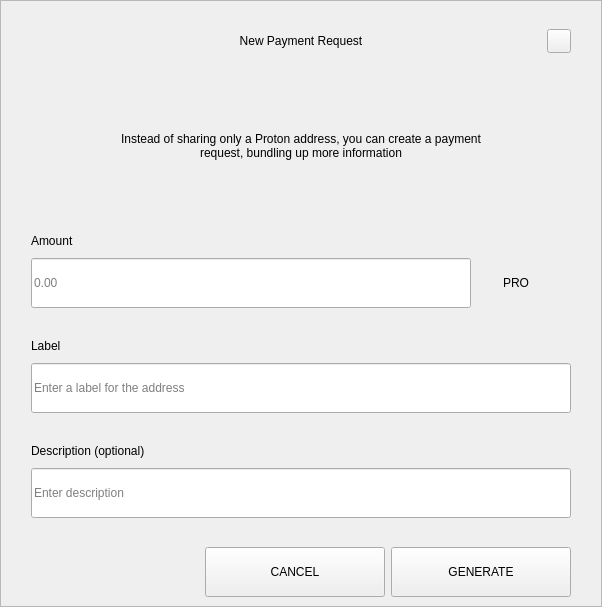
<?xml version="1.0" encoding="UTF-8"?>
<ui version="4.0">
 <class>RequestDialog</class>
 <widget class="QDialog" name="RequestDialog">
  <property name="geometry">
   <rect>
    <x>0</x>
    <y>0</y>
    <width>602</width>
    <height>607</height>
   </rect>
  </property>
  <property name="windowTitle">
   <string>Dialog</string>
  </property>
  <layout class="QVBoxLayout" name="verticalLayout_5">
   <property name="spacing">
    <number>0</number>
   </property>
   <property name="leftMargin">
    <number>0</number>
   </property>
   <property name="topMargin">
    <number>0</number>
   </property>
   <property name="rightMargin">
    <number>0</number>
   </property>
   <property name="bottomMargin">
    <number>0</number>
   </property>
   <item>
    <widget class="QFrame" name="frame">
     <property name="styleSheet">
      <string notr="true"/>
     </property>
     <property name="frameShape">
      <enum>QFrame::StyledPanel</enum>
     </property>
     <property name="frameShadow">
      <enum>QFrame::Raised</enum>
     </property>
     <layout class="QVBoxLayout" name="verticalLayout_4" stretch="1,0,0">
      <property name="spacing">
       <number>0</number>
      </property>
      <property name="leftMargin">
       <number>30</number>
      </property>
      <property name="topMargin">
       <number>20</number>
      </property>
      <property name="rightMargin">
       <number>30</number>
      </property>
      <property name="bottomMargin">
       <number>0</number>
      </property>
      <item>
       <layout class="QHBoxLayout" name="horizontalLayout_3">
        <property name="spacing">
         <number>0</number>
        </property>
        <item>
         <spacer name="horizontalSpacer_21">
          <property name="orientation">
           <enum>Qt::Horizontal</enum>
          </property>
          <property name="sizeHint" stdset="0">
           <size>
            <width>40</width>
            <height>20</height>
           </size>
          </property>
         </spacer>
        </item>
        <item>
         <widget class="QLabel" name="labelTitle">
          <property name="minimumSize">
           <size>
            <width>0</width>
            <height>40</height>
           </size>
          </property>
          <property name="maximumSize">
           <size>
            <width>16777215</width>
            <height>40</height>
           </size>
          </property>
          <property name="styleSheet">
           <string notr="true">padding-left:24px;</string>
          </property>
          <property name="text">
           <string>New Payment Request</string>
          </property>
          <property name="alignment">
           <set>Qt::AlignCenter</set>
          </property>
          <property name="margin">
           <number>7</number>
          </property>
         </widget>
        </item>
        <item>
         <spacer name="horizontalSpacer">
          <property name="orientation">
           <enum>Qt::Horizontal</enum>
          </property>
          <property name="sizeHint" stdset="0">
           <size>
            <width>40</width>
            <height>20</height>
           </size>
          </property>
         </spacer>
        </item>
        <item>
         <widget class="QPushButton" name="btnEsc">
          <property name="minimumSize">
           <size>
            <width>24</width>
            <height>24</height>
           </size>
          </property>
          <property name="maximumSize">
           <size>
            <width>24</width>
            <height>24</height>
           </size>
          </property>
          <property name="focusPolicy">
           <enum>Qt::NoFocus</enum>
          </property>
          <property name="text">
           <string/>
          </property>
         </widget>
        </item>
       </layout>
      </item>
      <item>
       <widget class="QStackedWidget" name="stack">
        <property name="minimumSize">
         <size>
          <width>540</width>
          <height>0</height>
         </size>
        </property>
        <property name="maximumSize">
         <size>
          <width>540</width>
          <height>16777215</height>
         </size>
        </property>
        <property name="currentIndex">
         <number>0</number>
        </property>
        <widget class="QWidget" name="page_1">
         <property name="minimumSize">
          <size>
           <width>540</width>
           <height>0</height>
          </size>
         </property>
         <property name="maximumSize">
          <size>
           <width>540</width>
           <height>16777215</height>
          </size>
         </property>
         <layout class="QVBoxLayout" name="layout1">
          <property name="spacing">
           <number>0</number>
          </property>
          <property name="leftMargin">
           <number>0</number>
          </property>
          <property name="topMargin">
           <number>0</number>
          </property>
          <property name="rightMargin">
           <number>0</number>
          </property>
          <property name="bottomMargin">
           <number>0</number>
          </property>
          <item>
           <spacer name="verticalSpacer_21">
            <property name="orientation">
             <enum>Qt::Vertical</enum>
            </property>
            <property name="sizeType">
             <enum>QSizePolicy::Fixed</enum>
            </property>
            <property name="sizeHint" stdset="0">
             <size>
              <width>20</width>
              <height>30</height>
             </size>
            </property>
           </spacer>
          </item>
          <item alignment="Qt::AlignHCenter">
           <widget class="QLabel" name="labelMessage">
            <property name="minimumSize">
             <size>
              <width>400</width>
              <height>50</height>
             </size>
            </property>
            <property name="text">
             <string>Instead of sharing only a Proton address, you can create a payment request, bundling up more information</string>
            </property>
            <property name="alignment">
             <set>Qt::AlignCenter</set>
            </property>
            <property name="wordWrap">
             <bool>true</bool>
            </property>
           </widget>
          </item>
          <item alignment="Qt::AlignBottom">
           <widget class="QWidget" name="containerAmount" native="true">
            <layout class="QVBoxLayout" name="verticalLayout">
             <property name="spacing">
              <number>9</number>
             </property>
             <property name="leftMargin">
              <number>0</number>
             </property>
             <property name="topMargin">
              <number>0</number>
             </property>
             <property name="rightMargin">
              <number>0</number>
             </property>
             <property name="bottomMargin">
              <number>0</number>
             </property>
             <item>
              <widget class="QLabel" name="labelSubtitleAmount">
               <property name="minimumSize">
                <size>
                 <width>350</width>
                 <height>16</height>
                </size>
               </property>
               <property name="maximumSize">
                <size>
                 <width>16777215</width>
                 <height>16</height>
                </size>
               </property>
               <property name="text">
                <string>Amount</string>
               </property>
              </widget>
             </item>
             <item alignment="Qt::AlignTop">
              <widget class="QWidget" name="layoutAmount" native="true">
               <layout class="QHBoxLayout" name="horizontalLayout" stretch="2,0">
                <property name="spacing">
                 <number>0</number>
                </property>
                <property name="leftMargin">
                 <number>0</number>
                </property>
                <property name="topMargin">
                 <number>0</number>
                </property>
                <property name="rightMargin">
                 <number>0</number>
                </property>
                <property name="bottomMargin">
                 <number>0</number>
                </property>
                <item>
                 <widget class="QLineEdit" name="lineEditAmount">
                  <property name="minimumSize">
                   <size>
                    <width>0</width>
                    <height>50</height>
                   </size>
                  </property>
                  <property name="maximumSize">
                   <size>
                    <width>16777215</width>
                    <height>50</height>
                   </size>
                  </property>
                  <property name="placeholderText">
                   <string notr="true">0.00</string>
                  </property>
                 </widget>
                </item>
                <item>
                 <widget class="QWidget" name="comboContainer" native="true">
                  <property name="minimumSize">
                   <size>
                    <width>100</width>
                    <height>50</height>
                   </size>
                  </property>
                  <property name="maximumSize">
                   <size>
                    <width>16777215</width>
                    <height>50</height>
                   </size>
                  </property>
                  <layout class="QHBoxLayout" name="horizontalLayout_31">
                   <property name="spacing">
                    <number>0</number>
                   </property>
                   <property name="leftMargin">
                    <number>0</number>
                   </property>
                   <property name="topMargin">
                    <number>0</number>
                   </property>
                   <property name="rightMargin">
                    <number>10</number>
                   </property>
                   <property name="bottomMargin">
                    <number>0</number>
                   </property>
                   <item>
                    <widget class="QLabel" name="comboBoxCoin">
                     <property name="text">
                      <string>PRO</string>
                     </property>
                     <property name="alignment">
                      <set>Qt::AlignCenter</set>
                     </property>
                    </widget>
                   </item>
                  </layout>
                 </widget>
                </item>
               </layout>
              </widget>
             </item>
            </layout>
           </widget>
          </item>
          <item>
           <spacer name="verticalSpacer_31">
            <property name="orientation">
             <enum>Qt::Vertical</enum>
            </property>
            <property name="sizeType">
             <enum>QSizePolicy::Fixed</enum>
            </property>
            <property name="sizeHint" stdset="0">
             <size>
              <width>20</width>
              <height>30</height>
             </size>
            </property>
           </spacer>
          </item>
          <item>
           <layout class="QVBoxLayout" name="verticalLayoutLabel">
            <property name="spacing">
             <number>9</number>
            </property>
            <item>
             <widget class="QLabel" name="labelSubtitleLabel">
              <property name="minimumSize">
               <size>
                <width>0</width>
                <height>16</height>
               </size>
              </property>
              <property name="maximumSize">
               <size>
                <width>16777215</width>
                <height>16</height>
               </size>
              </property>
              <property name="text">
               <string>Label</string>
              </property>
             </widget>
            </item>
            <item>
             <widget class="QLineEdit" name="lineEditLabel">
              <property name="minimumSize">
               <size>
                <width>0</width>
                <height>50</height>
               </size>
              </property>
              <property name="maximumSize">
               <size>
                <width>16777215</width>
                <height>50</height>
               </size>
              </property>
              <property name="placeholderText">
               <string>Enter a label for the address</string>
              </property>
             </widget>
            </item>
           </layout>
          </item>
          <item>
           <spacer name="verticalSpacer_34">
            <property name="orientation">
             <enum>Qt::Vertical</enum>
            </property>
            <property name="sizeType">
             <enum>QSizePolicy::Fixed</enum>
            </property>
            <property name="sizeHint" stdset="0">
             <size>
              <width>20</width>
              <height>30</height>
             </size>
            </property>
           </spacer>
          </item>
          <item>
           <layout class="QVBoxLayout" name="verticalLayoutDescription">
            <property name="spacing">
             <number>9</number>
            </property>
            <item>
             <widget class="QLabel" name="labelSubtitleDescription">
              <property name="minimumSize">
               <size>
                <width>0</width>
                <height>16</height>
               </size>
              </property>
              <property name="maximumSize">
               <size>
                <width>16777215</width>
                <height>16</height>
               </size>
              </property>
              <property name="text">
               <string>Description (optional)</string>
              </property>
             </widget>
            </item>
            <item>
             <widget class="QLineEdit" name="lineEditDescription">
              <property name="minimumSize">
               <size>
                <width>0</width>
                <height>50</height>
               </size>
              </property>
              <property name="maximumSize">
               <size>
                <width>16777215</width>
                <height>50</height>
               </size>
              </property>
              <property name="placeholderText">
               <string>Enter description</string>
              </property>
             </widget>
            </item>
            <item>
             <spacer name="verticalSpacer_4">
              <property name="orientation">
               <enum>Qt::Vertical</enum>
              </property>
              <property name="sizeType">
               <enum>QSizePolicy::Fixed</enum>
              </property>
              <property name="sizeHint" stdset="0">
               <size>
                <width>20</width>
                <height>20</height>
               </size>
              </property>
             </spacer>
            </item>
           </layout>
          </item>
         </layout>
        </widget>
        <widget class="QWidget" name="page_2">
         <layout class="QVBoxLayout" name="layout2">
          <item>
           <spacer name="verticalSpacer_5">
            <property name="orientation">
             <enum>Qt::Vertical</enum>
            </property>
            <property name="sizeType">
             <enum>QSizePolicy::Fixed</enum>
            </property>
            <property name="sizeHint" stdset="0">
             <size>
              <width>20</width>
              <height>50</height>
             </size>
            </property>
           </spacer>
          </item>
          <item alignment="Qt::AlignHCenter">
           <widget class="QLabel" name="labelQrImg">
            <property name="minimumSize">
             <size>
              <width>260</width>
              <height>260</height>
             </size>
            </property>
            <property name="maximumSize">
             <size>
              <width>260</width>
              <height>260</height>
             </size>
            </property>
            <property name="text">
             <string/>
            </property>
            <property name="alignment">
             <set>Qt::AlignCenter</set>
            </property>
           </widget>
          </item>
          <item>
           <spacer name="verticalSpacer_2">
            <property name="orientation">
             <enum>Qt::Vertical</enum>
            </property>
            <property name="sizeType">
             <enum>QSizePolicy::Fixed</enum>
            </property>
            <property name="sizeHint" stdset="0">
             <size>
              <width>20</width>
              <height>30</height>
             </size>
            </property>
           </spacer>
          </item>
          <item alignment="Qt::AlignHCenter">
           <widget class="QLabel" name="labelAddress">
            <property name="text">
             <string>E6AM1y7SLtiezrV72hjcRJtcfik5krteEc </string>
            </property>
           </widget>
          </item>
          <item>
           <spacer name="verticalSpacer_32">
            <property name="orientation">
             <enum>Qt::Vertical</enum>
            </property>
            <property name="sizeType">
             <enum>QSizePolicy::Expanding</enum>
            </property>
            <property name="sizeHint" stdset="0">
             <size>
              <width>20</width>
              <height>20</height>
             </size>
            </property>
           </spacer>
          </item>
          <item>
           <layout class="QHBoxLayout" name="horizontal">
            <property name="leftMargin">
             <number>20</number>
            </property>
            <property name="rightMargin">
             <number>20</number>
            </property>
            <property name="bottomMargin">
             <number>20</number>
            </property>
            <item>
             <spacer name="horizontalSpacer_4">
              <property name="orientation">
               <enum>Qt::Horizontal</enum>
              </property>
              <property name="sizeHint" stdset="0">
               <size>
                <width>40</width>
                <height>20</height>
               </size>
              </property>
             </spacer>
            </item>
            <item>
             <widget class="QPushButton" name="btnCopyAddress">
              <property name="minimumSize">
               <size>
                <width>180</width>
                <height>50</height>
               </size>
              </property>
              <property name="text">
               <string>COPY ADDRESS</string>
              </property>
             </widget>
            </item>
            <item>
             <widget class="QPushButton" name="btnCopyUrl">
              <property name="minimumSize">
               <size>
                <width>180</width>
                <height>50</height>
               </size>
              </property>
              <property name="text">
               <string>COPY URL</string>
              </property>
             </widget>
            </item>
            <item>
             <spacer name="horizontalSpacer_2">
              <property name="orientation">
               <enum>Qt::Horizontal</enum>
              </property>
              <property name="sizeHint" stdset="0">
               <size>
                <width>40</width>
                <height>20</height>
               </size>
              </property>
             </spacer>
            </item>
           </layout>
          </item>
         </layout>
        </widget>
       </widget>
      </item>
      <item>
       <widget class="QWidget" name="buttonsStack" native="true">
        <layout class="QHBoxLayout" name="horizontalLayout_5">
         <property name="leftMargin">
          <number>20</number>
         </property>
         <property name="rightMargin">
          <number>0</number>
         </property>
         <item>
          <spacer name="horizontalSpacer_41">
           <property name="orientation">
            <enum>Qt::Horizontal</enum>
           </property>
           <property name="sizeHint" stdset="0">
            <size>
             <width>40</width>
             <height>20</height>
            </size>
           </property>
          </spacer>
         </item>
         <item>
          <widget class="QPushButton" name="btnCancel">
           <property name="minimumSize">
            <size>
             <width>180</width>
             <height>50</height>
            </size>
           </property>
           <property name="focusPolicy">
            <enum>Qt::NoFocus</enum>
           </property>
           <property name="text">
            <string>CANCEL</string>
           </property>
          </widget>
         </item>
         <item>
          <widget class="QPushButton" name="btnSave">
           <property name="minimumSize">
            <size>
             <width>180</width>
             <height>50</height>
            </size>
           </property>
           <property name="focusPolicy">
            <enum>Qt::NoFocus</enum>
           </property>
           <property name="text">
            <string>GENERATE</string>
           </property>
          </widget>
         </item>
        </layout>
       </widget>
      </item>
     </layout>
    </widget>
   </item>
  </layout>
 </widget>
 <resources/>
 <connections/>
</ui>
